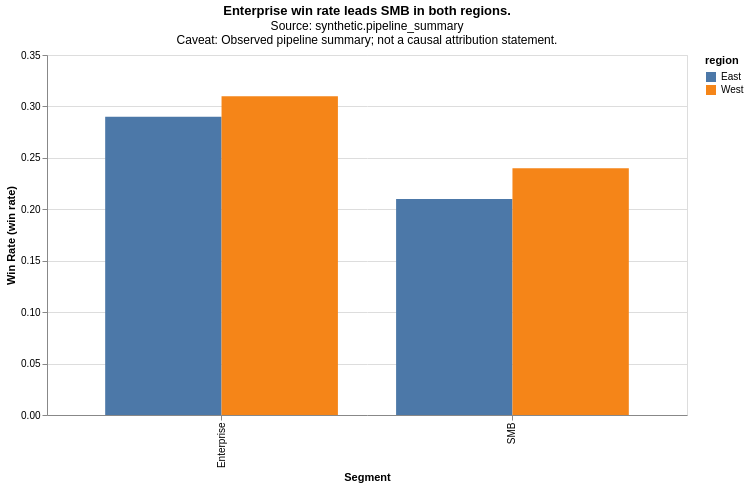

Write a Vega-Lite specification for this figure.
### Vega-Lite specification from a JSON file in a GitHub repository (floating-point values rounded to 4 significant figures)
{"config": {"view": {"continuousWidth": 300, "continuousHeight": 300}}, "data": {"name": "data-eb06ab1a7eacc5baf1a04c35baca6b50"}, "mark": {"type": "bar"}, "encoding": {"color": {"field": "region", "type": "nominal"}, "tooltip": [{"field": "segment", "type": "nominal"}, {"field": "region", "type": "nominal"}, {"field": "win_rate", "type": "quantitative"}], "x": {"field": "segment", "title": "Segment", "type": "nominal"}, "xOffset": {"field": "region", "type": "nominal"}, "y": {"field": "win_rate", "scale": {"zero": true}, "title": "Win Rate (win rate)", "type": "quantitative"}}, "height": 360, "title": {"text": "Enterprise win rate leads SMB in both regions.", "subtitle": ["Source: synthetic.pipeline_summary", "Caveat: Observed pipeline summary; not a causal attribution statement."]}, "width": 640, "$schema": "https://vega.github.io/schema/vega-lite/v5.8.0.json", "datasets": {"data-eb06ab1a7eacc5baf1a04c35baca6b50": [{"segment": "SMB", "region": "East", "win_rate": 0.21}, {"segment": "SMB", "region": "West", "win_rate": 0.24}, {"segment": "Enterprise", "region": "East", "win_rate": 0.29}, {"segment": "Enterprise", "region": "West", "win_rate": 0.31}]}}
